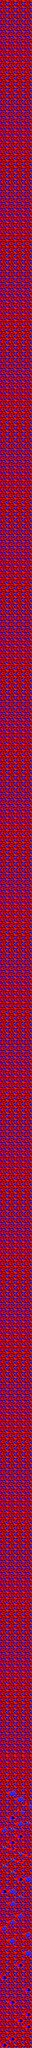

Below is a game level as drawn by its tile map, then a one-line description and the .tmx that defines it (tile-layer data replaced by summaries):
An orthogonal 16x1000 tile map with 32x32 px tiles, 1 tile layer (Calque de Tuiles 1).

<map version="1.4" tiledversion="1.4.2" orientation="orthogonal" renderorder="right-down" width="16" height="1000" tilewidth="32" tileheight="32" infinite="0" nextlayerid="2" nextobjectid="1">
 <editorsettings>
  <export target="goldo5.csv" format="csv" />
 </editorsettings>
 <tileset firstgid="1" name="GoldoCPC_tiles_Level6-7et8" tilewidth="32" tileheight="32" tilecount="240" columns="20">
  <image source="GoldoCPC_tiles_Level6-7et8.png" trans="ff00ff" width="640" height="400" />
 </tileset>
 <layer id="1" name="Calque de Tuiles 1" width="16" height="1000">
  <data>[16000 cells, 16000 non-empty, 72 distinct tile ids]</data>
 </layer>
</map>
